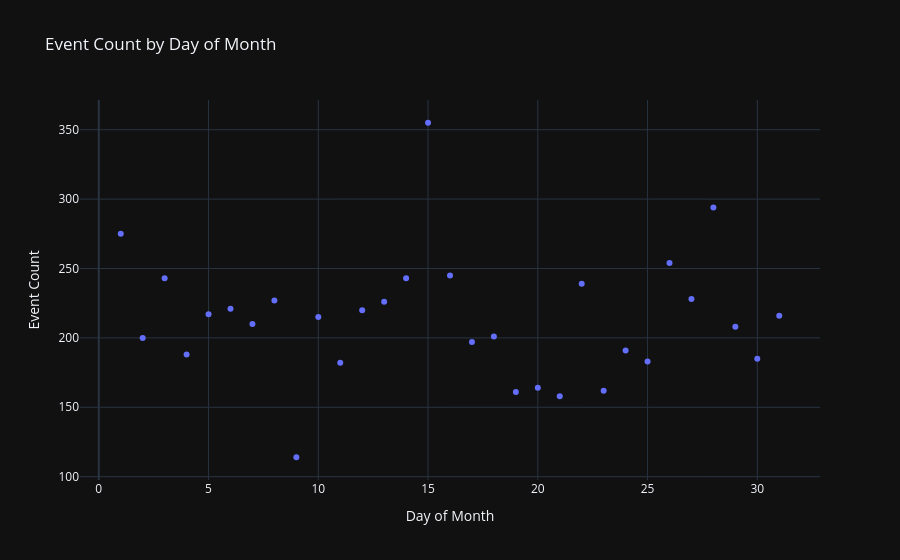
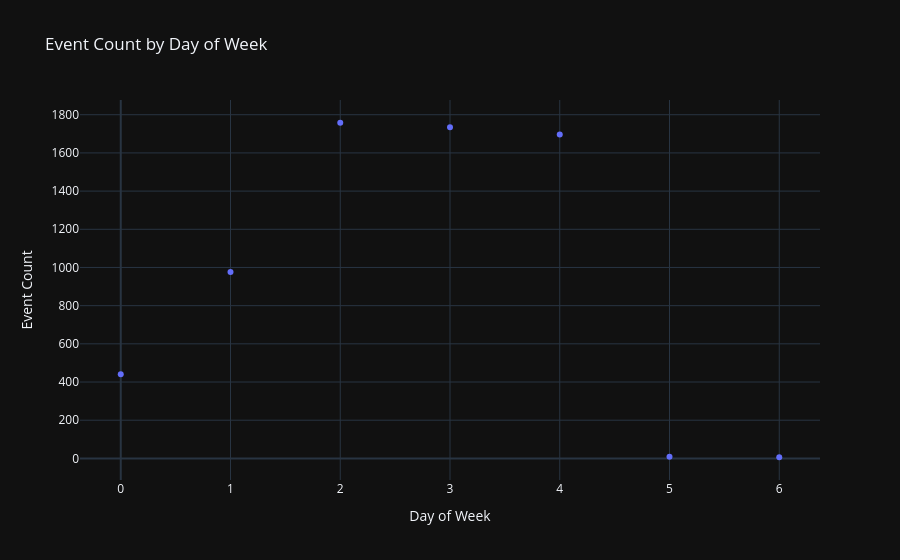
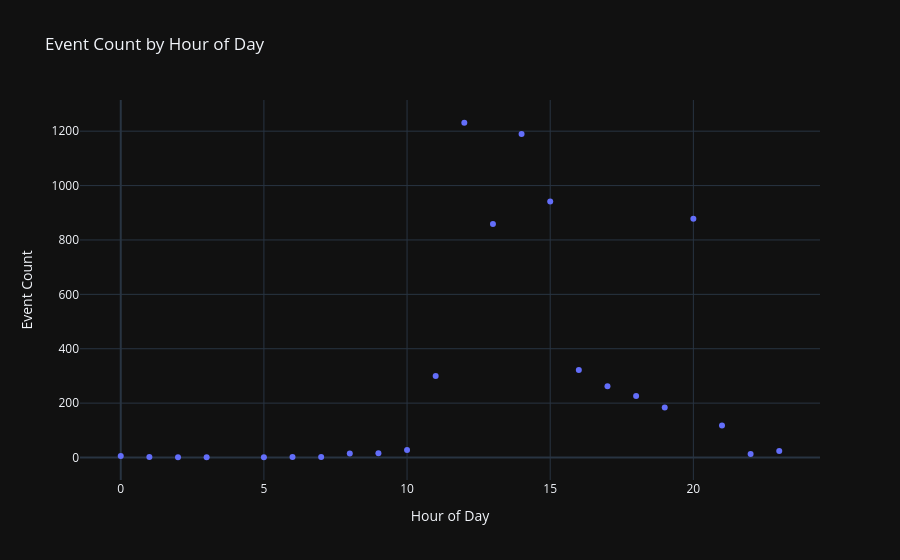
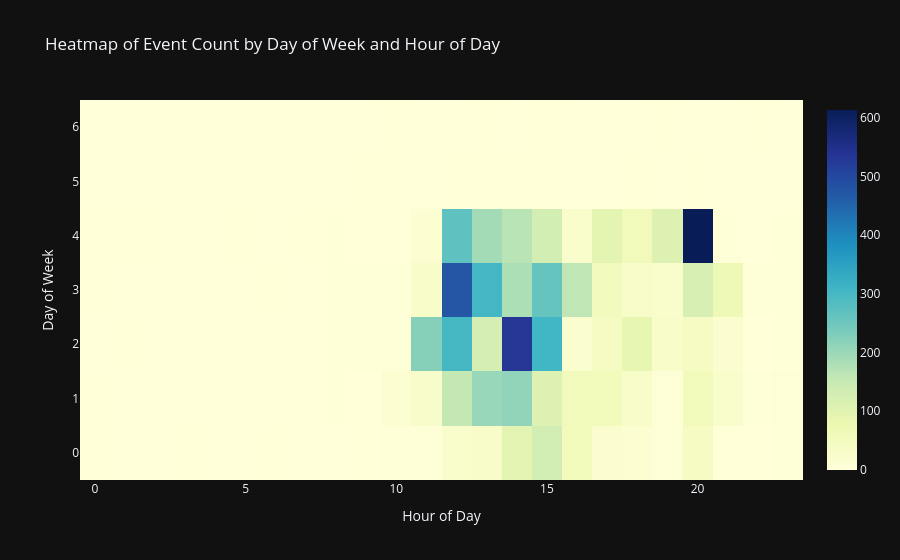

The notebook cell saved with these charts, in order:
### Code cell
# Scatter plot for day of the month
fig1 = px.scatter(day_of_month_counts, x='day_of_month', y='Event',
                  title='Event Count by Day of Month', labels={'day_of_month': 'Day of Month', 'Event': 'Event Count'})
fig1.show()

# Scatter plot for day of the week
fig2 = px.scatter(day_of_week_counts, x='day_of_week', y='Event',
                  title='Event Count by Day of Week', labels={'day_of_week': 'Day of Week', 'Event': 'Event Count'})
fig2.show()

# Scatter plot for hour of the day
fig3 = px.scatter(hour_of_day_counts, x='hour_of_day', y='Event',
                  title='Event Count by Hour of Day', labels={'hour_of_day': 'Hour of Day', 'Event': 'Event Count'})
fig3.show()

# Heatmap for day of the week and hour of the day
heatmap_data = df.groupby(['day_of_week', 'hour_of_day']).size().unstack(fill_value=0)

fig4 = go.Figure(data=go.Heatmap(
    z=heatmap_data.values,
    x=heatmap_data.columns,
    y=heatmap_data.index,
    colorscale='YlGnBu'
))

fig4.update_layout(
    title='Heatmap of Event Count by Day of Week and Hour of Day',
    xaxis_title='Hour of Day',
    yaxis_title='Day of Week'
)

fig4.show()

# Heatmap for day of the week and day of month
heatmap_data = df.groupby(['day_of_week', 'day_of_month']).size().unstack(fill_value=0)

fig5 = go.Figure(data=go.Heatmap(
    z=heatmap_data.values,
    x=heatmap_data.columns,
    y=heatmap_data.index,
    colorscale='YlGnBu'
))

fig5.update_layout(
    title='Heatmap of Event Count by Day of Week and Day of Month',
    xaxis_title='Day of Month',
    yaxis_title='Day of Week'
)

fig5.show()

### Figure 1 — Plotly figure (JSON) as saved in the notebook; plotly's stock layout.template omitted (floating-point values rounded to 4 significant figures)
{"data": [{"hovertemplate": "Day of Month=%{x}<br>Event Count=%{y}<extra></extra>", "legendgroup": "", "marker": {"color": "#636efa", "symbol": "circle"}, "mode": "markers", "name": "", "orientation": "v", "showlegend": false, "x": [1, 2, 3, 4, 5, 6, 7, 8, 9, 10, 11, 12, 13, 14, 15, 16, 17, 18, 19, 20, 21, 22, 23, 24, 25, 26, 27, 28, 29, 30, 31], "xaxis": "x", "y": [275, 200, 243, 188, 217, 221, 210, 227, 114, 215, 182, 220, 226, 243, 355, 245, 197, 201, 161, 164, 158, 239, 162, 191, 183, 254, 228, 294, 208, 185, 216], "yaxis": "y", "type": "scatter"}], "layout": {"xaxis": {"anchor": "y", "domain": [0.0, 1.0], "title": {"text": "Day of Month"}}, "yaxis": {"anchor": "x", "domain": [0.0, 1.0], "title": {"text": "Event Count"}}, "legend": {"tracegroupgap": 0}, "title": {"text": "Event Count by Day of Month"}}}

### Figure 2 — Plotly figure (JSON) as saved in the notebook; plotly's stock layout.template omitted (floating-point values rounded to 4 significant figures)
{"data": [{"hovertemplate": "Day of Week=%{x}<br>Event Count=%{y}<extra></extra>", "legendgroup": "", "marker": {"color": "#636efa", "symbol": "circle"}, "mode": "markers", "name": "", "orientation": "v", "showlegend": false, "x": [0, 1, 2, 3, 4, 5, 6], "xaxis": "x", "y": [441, 976, 1758, 1735, 1697, 9, 6], "yaxis": "y", "type": "scatter"}], "layout": {"xaxis": {"anchor": "y", "domain": [0.0, 1.0], "title": {"text": "Day of Week"}}, "yaxis": {"anchor": "x", "domain": [0.0, 1.0], "title": {"text": "Event Count"}}, "legend": {"tracegroupgap": 0}, "title": {"text": "Event Count by Day of Week"}}}

### Figure 3 — Plotly figure (JSON) as saved in the notebook; plotly's stock layout.template omitted (floating-point values rounded to 4 significant figures)
{"data": [{"hovertemplate": "Hour of Day=%{x}<br>Event Count=%{y}<extra></extra>", "legendgroup": "", "marker": {"color": "#636efa", "symbol": "circle"}, "mode": "markers", "name": "", "orientation": "v", "showlegend": false, "x": [0, 1, 2, 3, 5, 6, 7, 8, 9, 10, 11, 12, 13, 14, 15, 16, 17, 18, 19, 20, 21, 22, 23], "xaxis": "x", "y": [6, 2, 1, 1, 1, 2, 2, 15, 16, 28, 300, 1231, 859, 1190, 941, 322, 262, 226, 184, 878, 118, 13, 24], "yaxis": "y", "type": "scatter"}], "layout": {"xaxis": {"anchor": "y", "domain": [0.0, 1.0], "title": {"text": "Hour of Day"}}, "yaxis": {"anchor": "x", "domain": [0.0, 1.0], "title": {"text": "Event Count"}}, "legend": {"tracegroupgap": 0}, "title": {"text": "Event Count by Hour of Day"}}}

### Figure 4 — Plotly figure (JSON) as saved in the notebook; plotly's stock layout.template omitted (floating-point values rounded to 4 significant figures; data arrays with more than 128 entries replaced by an {"elided": "..."} marker saying what was removed)
{"data": [{"colorscale": [[0.0, "rgb(255,255,217)"], [0.125, "rgb(237,248,177)"], [0.25, "rgb(199,233,180)"], [0.375, "rgb(127,205,187)"], [0.5, "rgb(65,182,196)"], [0.625, "rgb(29,145,192)"], [0.75, "rgb(34,94,168)"], [0.875, "rgb(37,52,148)"], [1.0, "rgb(8,29,88)"]], "x": [0, 1, 2, 3, 5, 6, 7, 8, 9, 10, 11, 12, 13, 14, 15, 16, 17, 18, 19, 20, 21, 22, 23], "y": [0, 1, 2, 3, 4, 5, 6], "z": {"elided": "7x23 int values"}, "type": "heatmap"}], "layout": {"title": {"text": "Heatmap of Event Count by Day of Week and Hour of Day"}, "xaxis": {"title": {"text": "Hour of Day"}}, "yaxis": {"title": {"text": "Day of Week"}}}}
